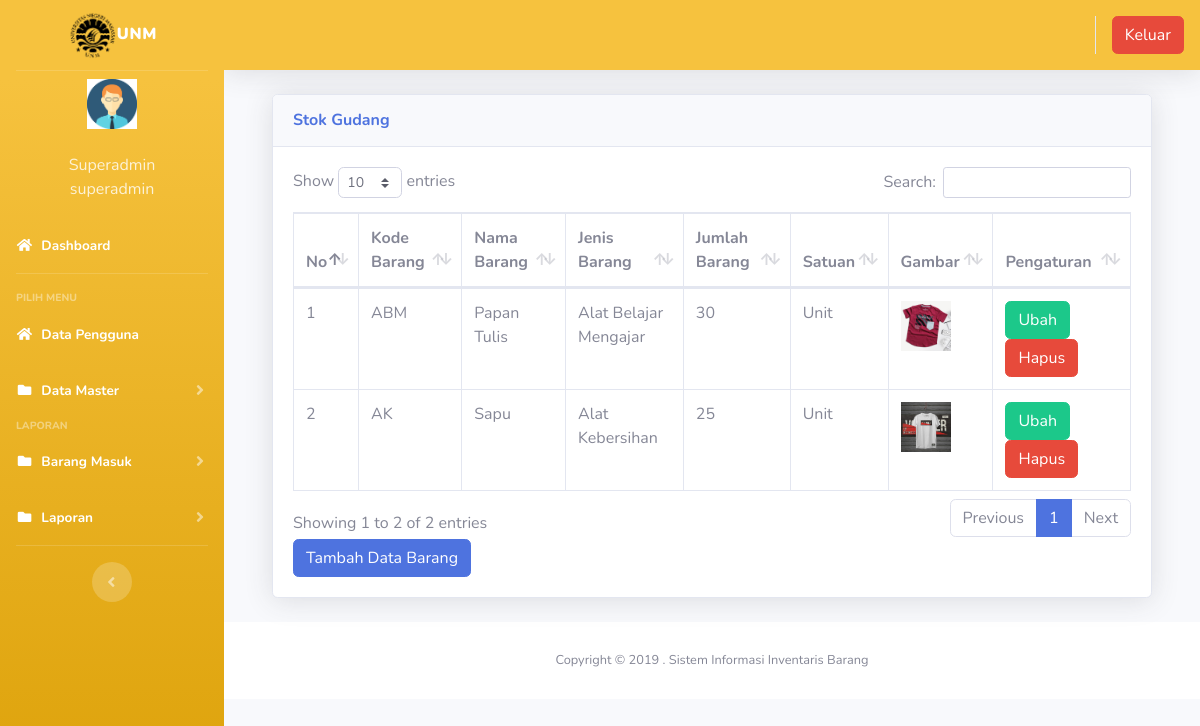
/index3.php?page=gudang (signed in), run on the app's committed database.
### tables this page shows
CREATE TABLE `users` (
  `id` int(11) NOT NULL,
  `nik` varchar(10) NOT NULL,
  `nama` varchar(100) NOT NULL,
  `alamat` varchar(200) NOT NULL,
  `telepon` varchar(100) NOT NULL,
  `username` varchar(100) NOT NULL,
  `password` varchar(100) NOT NULL,
  `level` varchar(25) NOT NULL DEFAULT 'member',
  `foto` varchar(25) NOT NULL
);

CREATE TABLE `gudang` (
  `id` int(11) NOT NULL,
  `kode_barang` varchar(100) NOT NULL,
  `nama_barang` varchar(100) NOT NULL,
  `jenis_barang` varchar(100) NOT NULL,
  `jumlah` varchar(250) NOT NULL,
  `satuan` varchar(100) NOT NULL,
  `foto` varchar(50) NOT NULL
);

### page/gudang/gudang.php (the view, shortened to what this page needs)
<div class="container-fluid">
  <div class="card shadow mb-4">
    <div class="card-header py-3">
      <h6 class="m-0 font-weight-bold text-primary">Stok Gudang</h6>
    </div>
    <div class="card-body">
      <div class="table-responsive">
        <table class="table table-bordered" id="dataTable" width="100%" cellspacing="0">
        <thead>
                                <tr>
			<th>No</th>
			<th>Kode Barang</th>
			<th>Nama Barang</th>
			<th>Jenis Barang</th>
			<th>Jumlah Barang</th>
			<th>Satuan</th>
              <th>Gambar</th>
			<th>Pengaturan</th>
              </tr>
		</thead>
          <tbody>
            <?php
	$no = 1;
	$sql = $koneksi->query("select * from gudang");
	while ($data = $sql->fetch_assoc()) {
	?>
              <tr>
              <td><?php echo $no++; ?></td>
			<td><?php echo $data['kode_barang'] ?></td>
			<td><?php echo $data['nama_barang'] ?></td>
			<td><?php echo $data['jenis_barang'] ?></td>
			<td><?php echo $data['jumlah'] ?></td>
			<td><?php echo $data['satuan'] ?></td>
			<td><img src="img/<?php echo $data['foto'] ?>"width="50" height="50" alt=""> </td>
			<td>
			<a href="?page=gudang&aksi=ubahgudang&kode_barang=<?php echo $data['kode_barang'] ?>" class="btn btn-success" >Ubah</a>
			<a onclick="return confirm('Apakah anda yakin akan menghapus data ini?')" href="?page=gudang&aksi=hapusgudang&kode_barang=<?php echo $data['kode_barang'] ?>" class="btn btn-danger" >Hapus</a>
			</td>
              </tr>
	    <?php }?>
		   </tbody>
        </table>
  <a href="?page=gudang&aksi=tambahgudang" class="btn btn-primary" >Tambah Data Barang</a>
      </div>
    </div>
  </div>
</div>

### index3.php (shortened to what this page needs)
<?php
	$koneksi = new mysqli("localhost","root","","inventori");
	?>
<!DOCTYPE html>
<html lang="en">
<head>
  <link href="vendor/fontawesome-free/css/all.min.css" rel="stylesheet" type="text/css">
  <link href="css/sb-admin-2.min.css" rel="stylesheet">
  <link href="vendor/datatables/dataTables.bootstrap4.min.css" rel="stylesheet">
</head>
<body id="page-top">
  <div id="wrapper">
    <ul class="navbar-nav bg-gradient-warning sidebar sidebar-dark accordion" id="accordionSidebar">
      <a class="sidebar-brand d-flex align-items-center justify-content-center" href="index3.php">
        <div class="sidebar-brand-text mx-2"><img src="img/logounm.png" alt="" width="50px"><b>UNM</b></div>
      </a>
      <hr class="sidebar-divider my-0">
 <?php
   if ($_SESSION['superadmin']) {
	   $user = $_SESSION['superadmin'];
   }
   $sql =$koneksi->query("select * from users where id='$user'");
   $data = $sql->fetch_assoc();
   ?>
    <li class="d-flex align-items-center justify-content-center">
        <a class="nav-link">
		 <img src="img/<?php echo $data['foto']?>" class="img-circle" width="50" alt="User"/></a>
	  </li>
		 <li class="nav-item ">
        <a class="nav-link">
         	<div class="d-flex align-items-center justify-content-center" class="name">  <?php echo  $data['nama'];?></div></font>
			<div class="d-flex align-items-center justify-content-center" class="email"><?php echo $data['level'];?></div>
		 </a>
      </li>
      <li class="nav-item active">
        <a class="nav-link" href="?page=home3">
          <i class="fas fa-fw fa-home"></i>
          <span>Dashboard</span></a>
      </li>
      <hr class="sidebar-divider">
      <div class="sidebar-heading">
        Pilih Menu
      </div>
	    <li class="nav-item active">
        <a class="nav-link" href="?page=pengguna">
          <i class="fas fa-fw fa-home"></i>
          <span>Data Pengguna</span></a>
      </li>
	   <li class="nav-item active">
        <a class="nav-link collapsed" href="#" data-toggle="collapse" data-target="#collapseData" aria-expanded="true" aria-controls="collapseData">
          <i class="fas fa-fw fa-folder"></i>
          <span>Data Master</span>
        </a>
      </li>
      <div class="sidebar-heading">
        Laporan
      </div>
      <li class="nav-item active">
        <a class="nav-link collapsed" href="#" data-toggle="collapse" data-target="#collapsePages" aria-expanded="true" aria-controls="collapsePages">
          <i class="fas fa-fw fa-folder"></i>
          <span>Barang Masuk</span>
        </a>
      </li>
	     <li class="nav-item active">
        <a class="nav-link collapsed" href="#" data-toggle="collapse" data-target="#collapseLaporan" aria-expanded="true" aria-controls="collapseLaporan">
          <i class="fas fa-fw fa-folder"></i>
          <span>Laporan</span>
        </a>
      </li>
      <hr class="sidebar-divider d-none d-md-block">
      <div class="text-center d-none d-md-inline">
        <button class="rounded-circle border-0" id="sidebarToggle"></button>
      </div>
    </ul>
    <div id="content-wrapper" class="d-flex flex-column">
      <div id="content">
        <nav class="navbar navbar-expand navbar-dark bg-warning topbar mb-4 static-top shadow">
          <ul class="navbar-nav ml-auto">
            <li class="nav-item dropdown no-arrow">
			 <div class="top-menu">
        <ul class="nav pull-right top-menu">
           <li><a onclick="return confirm('Apakah anda yakin akan logout?')" class="btn btn-danger" class="logout" href="logout.php">Keluar</a></li>
        </ul>
      </div>
            </li>
          </ul>
        </nav>
        <div class="container-fluid">
		 <section class="content">
		      <?php
			   $page = $_GET['page'];
			   $aksi = $_GET['aksi'];
				if ($page == "gudang") {
				   if ($aksi == "") {
					   include "page/gudang/gudang.php";
				   }
				}
			   ?>
    </section>
</div>
      <footer class="sticky-footer bg-white">
        <div class="container my-auto">
          <div class="copyright text-center my-auto">
            <span>Copyright &copy; 2019 . Sistem Informasi Inventaris Barang</span>
          </div>
        </div>
      </footer>
    </div>
  </div>
  </div>
</body>
</html>

### data on the page
users: foto (picture), nama "Superadmin", level "superadmin"
gudang: kode_barang "ABM", nama_barang "Papan Tulis", jenis_barang "Alat Belajar Mengajar", jumlah "30", satuan "Unit", foto (picture)
gudang: kode_barang "AK", nama_barang "Sapu", jenis_barang "Alat Kebersihan", jumlah "25", satuan "Unit", foto (picture)
